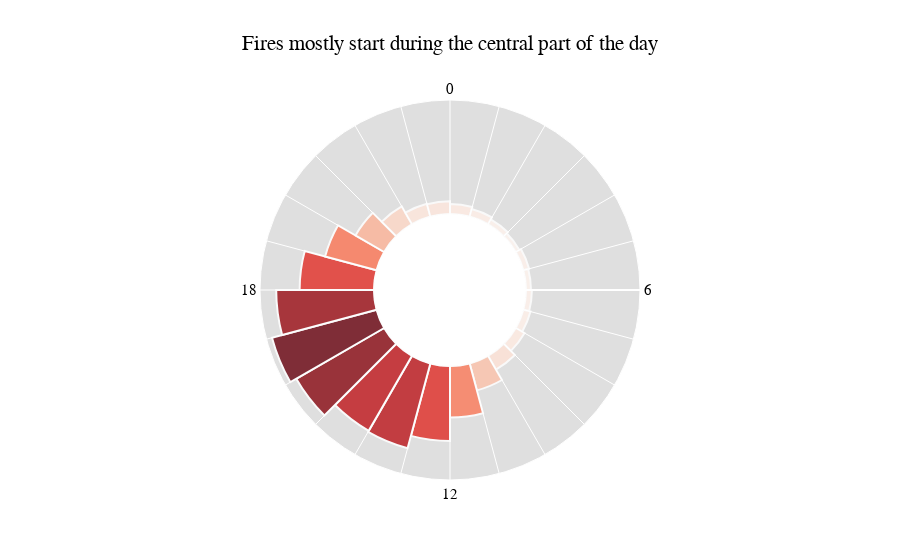

The code cell stored with this chart in its notebook:
### Code cell
fig.update_layout(
    title = "Fires mostly start during the central part of the day",
    font=dict(
        family="Arial, monospace",
        size=15,
        color="Black"),
    template=None,
    polar=dict(
        hole=0.4,
        bgcolor='rgb(223, 223,223)',
        radialaxis=dict(
            showticklabels=False,
            ticks='',
            linewidth=2,
            linecolor='white',
            showgrid=False,
        ),
        angularaxis=dict(
            tickvals=np.arange(0,360,15),
            ticktext = ['0', '', '', '', '', '', '6', '', '', '', '', '', '12', '', '', '', '', '', '18', '', '', '', '', ''],
            showline=True,
            direction='clockwise',
            period=24,
            linecolor='white',
            gridcolor='white',
            showticklabels=True,
            ticks=''
        )
    )
)

fig.show()

### Figure 1 — Plotly figure (JSON) as saved in the notebook; plotly's stock layout.template omitted (floating-point values rounded to 4 significant figures)
{"data": [{"marker": {"color": [1.08, 0.85, 0.61, 0.45, 0.64, 0.54, 0.64, 0.8, 1.1, 1.72, 3.03, 5.6, 8.14, 9.53, 9.4, 11.02, 11.75, 10.61, 8.07, 5.78, 3.6, 2.23, 1.44, 1.38], "colorscale": [[0, "rgb(255,245,240)"], [0.125, "rgb(254,224,210)"], [0.25, "rgb(252,187,161)"], [0.375, "rgb(252,146,114)"], [0.5, "rgb(251,106,74)"], [0.625, "rgb(239,59,44)"], [0.75, "rgb(203,24,29)"], [0.875, "rgb(165,15,21)"], [1, "rgb(103,0,13)"]], "line": {"color": "white", "width": 2}}, "opacity": 0.8, "r": [1.08, 0.85, 0.61, 0.45, 0.64, 0.54, 0.64, 0.8, 1.1, 1.72, 3.03, 5.6, 8.14, 9.53, 9.4, 11.02, 11.75, 10.61, 8.07, 5.78, 3.6, 2.23, 1.44, 1.38], "theta": [7.5, 22.5, 37.5, 52.5, 67.5, 82.5, 97.5, 112.5, 127.5, 142.5, 157.5, 172.5, 187.5, 202.5, 217.5, 232.5, 247.5, 262.5, 277.5, 292.5, 307.5, 322.5, 337.5, 352.5, 367.5], "type": "barpolar", "width": [15, 15, 15, 15, 15, 15, 15, 15, 15, 15, 15, 15, 15, 15, 15, 15, 15, 15, 15, 15, 15, 15, 15, 15]}], "layout": {"autosize": true, "font": {"color": "Black", "family": "Arial, monospace", "size": 15}, "polar": {"angularaxis": {"direction": "clockwise", "gridcolor": "white", "linecolor": "white", "period": 24, "showline": true, "showticklabels": true, "ticks": "", "ticktext": ["0", "", "", "", "", "", "6", "", "", "", "", "", "12", "", "", "", "", "", "18", "", "", "", "", ""], "tickvals": [0, 15, 30, 45, 60, 75, 90, 105, 120, 135, 150, 165, 180, 195, 210, 225, 240, 255, 270, 285, 300, 315, 330, 345], "type": "linear"}, "bgcolor": "rgb(223, 223,223)", "hole": 0.4, "radialaxis": {"autorange": true, "linecolor": "white", "linewidth": 2, "range": [0, 12.37], "showgrid": false, "showticklabels": false, "ticks": "", "type": "linear"}}, "title": {"text": "Fires mostly start during the central part of the day"}}}
